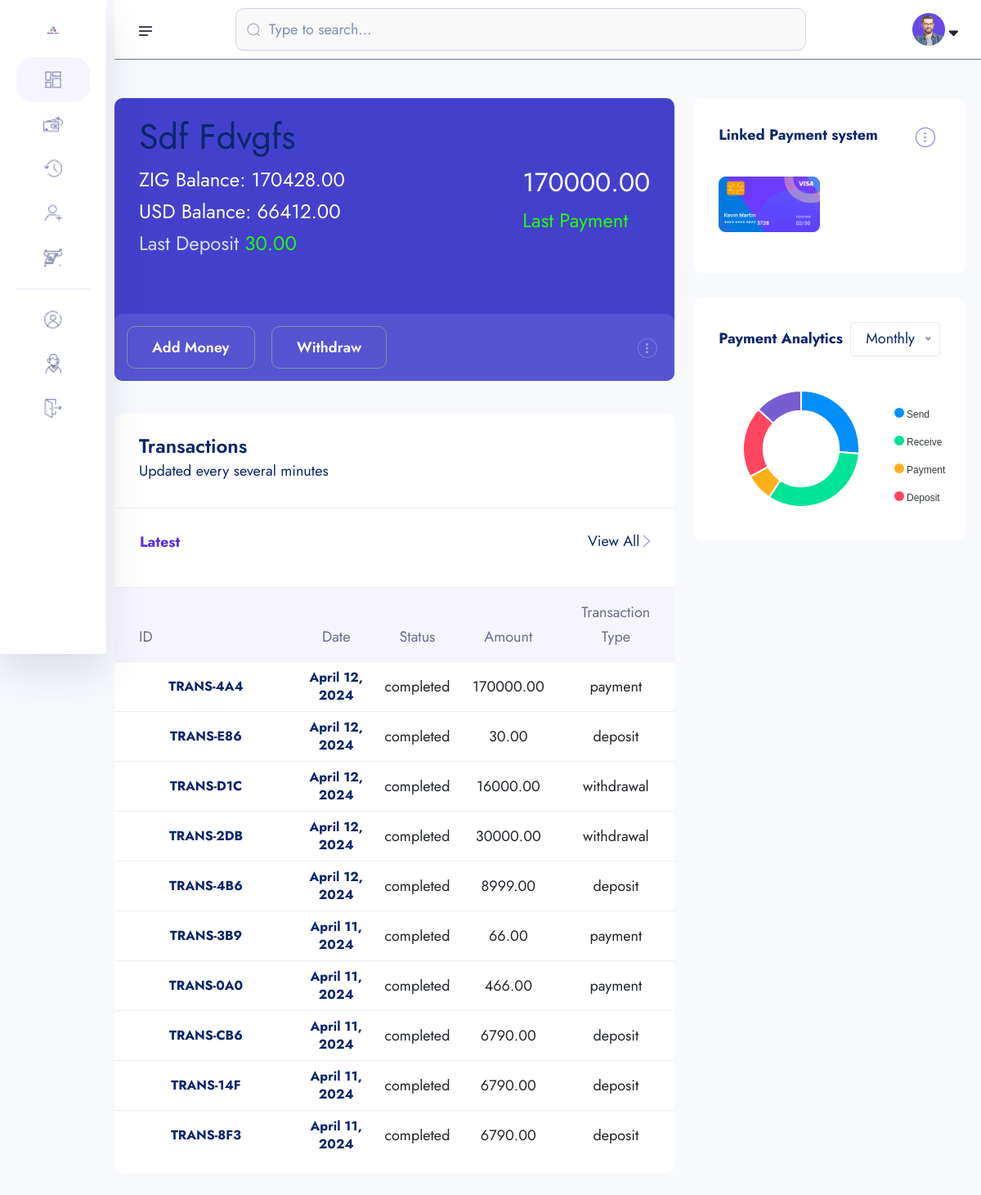
The app's page /dashboard_user (signed in) with its own data.
### smartnfc/models.py (models this page shows, shortened)
class Account(models.Model):
    full_name = models.CharField(max_length=100, blank=True)
    username = models.CharField(max_length=50, unique=True, blank=True)
    user = models.OneToOneField(User, on_delete=models.CASCADE, blank=True)
    documents = models.FileField(upload_to='documents/', blank=True)
    approval_status = models.BooleanField(default=False)

class Wallet(models.Model):
    account_name = models.CharField(max_length=8, unique=True, blank=True)
    currency = models.CharField(max_length=50, blank=True)
    date_added = models.DateField(auto_now_add=True)
    dual_account = models.CharField(max_length=50, unique=False, blank=True)
    amount_zig = models.DecimalField(max_digits=10, decimal_places=2, blank=True)
    amount_usd = models.DecimalField(max_digits=10, decimal_places=2, blank=True)
    cell_number = models.CharField(max_length=15, blank=True)
    user = models.ForeignKey(User, on_delete=models.CASCADE, blank=True)
    created_by = models.ForeignKey(User, on_delete=models.CASCADE, related_name='created_wallets', blank=True)
    date = models.DateField(default=timezone.now, blank=True)

class Transaction(models.Model):
    TRANSACTION_CHOICES = (
        ('withdrawal', 'Withdrawal'),
        ('deposit', 'Deposit'),
        ('payment', 'Payment'),
        ('credit', 'Credit'),
    )
    date = models.DateField(default=timezone.now, blank=True)
    comment = models.TextField(blank=True)
    trans_id = models.CharField(max_length=50, unique=True, blank=True)
    amount = models.DecimalField(max_digits=10, decimal_places=2, blank=True)
    currency = models.CharField(max_length=50, blank=True)
    user = models.ForeignKey(User, on_delete=models.CASCADE, blank=True)
    transaction_type = models.CharField(max_length=20, choices=TRANSACTION_CHOICES, blank=True)
    status = models.CharField(max_length=20,blank=True)

### smartnfc/views.py (the view)
# urls.py: path('dashboard_user', views.user_dashboard, name='dashboard_user'),
def user_dashboard(request):
    current_user = request.user
    user_wallet = Wallet.objects.filter(user=current_user).first()
    user_transactions = Transaction.objects.filter(user=current_user).order_by('-id')[:10]
    user_transactionz = Transaction.objects.filter(user=current_user)
    user_account = Account.objects.filter(user=current_user).first()
    payment = Transaction.objects.filter(user=current_user).filter(transaction_type="payment").order_by('-id')[:1]
    for x in payment:
        print(x.amount)
    deposit= user_transactionz.filter(transaction_type="deposit").order_by('-id')[:1]
    for x in deposit:
        print(x.amount)
    context = {
        'wallet': user_wallet,
        'transactions': user_transactions,
        'account': user_account,
        'payment': payment.first(),
        'deposit': deposit.first()
    }
    return render(request, 'dashboard.html',context)

### templates/dashboard.html (shortened to what this page needs)
{% load static %} {% load static i18n %}
<!doctype html>
<html lang="en">
<head>
    <link rel="stylesheet" href="{% static 'assets/css/bootstrap.min.css' %}">
    <link rel="stylesheet" href="{% static 'assets/css/fontawesome.min.css' %}">
    <link rel="stylesheet" href="{% static 'assets/css/jquery-ui.css' %}">
    <link rel="stylesheet" href="{% static 'assets/css/plugin/apexcharts.css' %}">
    <link rel="stylesheet" href="{% static 'assets/css/plugin/nice-select.css' %}">
    <link rel="stylesheet" href="{% static 'assets/css/arafat-font.css' %}">
    <link rel="stylesheet" href="{% static 'assets/css/plugin/animate.css' %}">
    <link rel="stylesheet" href="{% static 'assets/css/style.css' %}">
</head>
<body>
    <header class="header-section body-collapse">
        <div class="overlay">
            <div class="container-fruid">
                <div class="row d-flex header-area">
                    <div class="navbar-area d-flex align-items-center justify-content-between">
                        <div class="sidebar-icon">
                            <img src="{% static 'assets/images/icon/menu.png' %}" alt="icon">
                        </div>
                        <form action="#" class="flex-fill">
                            <div class="form-group d-flex align-items-center">
                                <img src="{% static 'assets/images/icon/search.png' %}" alt="icon">
                                <input type="text" placeholder="Type to search...">
                            </div>
                        </form>
                        <div class="dashboard-nav">
                            <div class="single-item user-area">
                                <div class="profile-area d-flex align-items-center">
                                    <span class="user-profile">
                                        <img src="{% static 'assets/images/avatar.png' %}" alt="User">
                                    </span>
                                    <i class="fa-solid fa-sort-down"></i>
                                </div>
                            </div>
                        </div>
                    </div>
                    <div class="sidebar-wrapper">
                        <div class="sidebar-logo">
                            <a href=""><img src="{% static 'assets/images/logo.png' %}" alt="logo"></a>
                        </div>
                        <ul>
                            <li class="active">
                                <a href="/dashboard_user">
                                    <img src="{% static 'assets/images/icon/dashboard.png' %}" alt="Dashboard"> <span>Dashboard</span>
                                </a>
                            </li>
                        </ul>
                        <ul>
                            <li class="">
                                <a href="/wallet">
                                    <img src="{% static 'assets/images/icon/pay.png' %}" alt="Dashboard"> <span>Credit</span>
                                </a>
                            </li>
                        </ul>
                        <ul>
                            <li class="">
                                <a href="/transcations">
                                    <img src="{% static 'assets/images/icon/transactions.png' %}" alt="Dashboard"> <span>Transactions</span>
                                </a>
                            </li>
                        </ul>
                        <ul>
                            <li class="">
                                <a href="/deposit">
                                    <img src="{% static 'assets/images/icon/recipients.png' %}" alt="Dashboard"> <span>Deposit Money</span>
                                </a>
                            </li>
                        </ul>
                        <ul>
                            <li class="">
                                <a href="/withdraw">
                                    <img src="{% static 'assets/images/icon/withdraw.png' %}" alt="Dashboard"> <span>Withdraw Money</span>
                                </a>
                            </li>
                        </ul>
                        <ul class="bottom-item">
                            <li>
                                <a href="/account">
                                    <img src="{% static 'assets/images/icon/account.png' %}" alt="Account"> <span>Account</span>
                                </a>
                            </li>
                            <li>
                                <a href="">
                                    <img src="{% static 'assets/images/icon/support.png' %}" alt="Support"> <span>Support</span>
                                </a>
                            </li>
                            <li>
                                <a href="/logout">
                                    <img src="{% static 'assets/images/icon/quit.png' %}" alt="Quit"> <span>Quit</span>
                                </a>
                            </li>
                        </ul>
                        <div class="pt-120">
                        </div>
                    </div>
                </div>
            </div>
        </div>
    </header>
    <section class="dashboard-section body-collapse">
        <div class="overlay pt-120">
            <div class="container-fruid">
                <div class="row">
                    <div class="col-xl-8 col-lg-7">
                        <div class="section-content">
                            <div class="acc-details">
                                <div class="top-area">
                                    <div class="left-side">
                                        <h3 class="text-capitalize">{{account.full_name}}</h5>
                                        <h5 class="mt-2">ZIG Balance: {{wallet.amount_zig}}</h5>
                                        <h5 class="mt-2">USD Balance: {{wallet.amount_usd}}</h5>
                                        <h5 class=" mt-2 receive">Last Deposit <span>{{deposit.amount}}</span></h5>
                                    </div>
                                    <div class="right-side">
                                        <div class="right-bottom">
                                            <h4>{{payment.amount}}</h4>
                                            <h5>Last Payment</h5>
                                        </div>
                                    </div>
                                </div>
                                <div class="bottom-area">
                                    <div class="left-side">
                                        <a href="/deposit" class="cmn-btn">Add Money</a>
                                        <a href="/withdraw" class="cmn-btn">Withdraw</a>
                                    </div>
                                    <div class="right-side">
                                        <div class="dropdown-area">
                                            <button type="button" id="dropdownMenuButton1" data-bs-toggle="dropdown" aria-expanded="false">
                                                <img src="{% static 'assets/images/icon/option.png' %}" alt="icon">
                                            </button>
                                        </div>
                                    </div>
                                </div>
                            </div>
                            <div class="transactions-area mt-40">
                                <div class="section-text">
                                    <h5>Transactions</h5>
                                    <p>Updated every several minutes</p>
                                </div>
                                <div class="top-area d-flex align-items-center justify-content-between">
                                    <ul class="nav nav-tabs" role="tablist">
                                        <li class="nav-item" role="presentation">
                                            <button class="nav-link active" id="latest-tab" data-bs-toggle="tab"
                                                data-bs-target="#latest" type="button" role="tab" aria-controls="latest"
                                                aria-selected="true">Latest</button>
                                        </li>
                                    </ul>
                                    <div class="view-all d-flex align-items-center">
                                        <a href="/transcations">View All</a>
                                        <img src="{% static 'assets/images/icon/right-arrow.png' %}" alt="icon">
                                    </div>
                                </div>
                                <div class="tab-content mt-40">
                                    <div class="tab-pane fade show active" id="latest" role="tabpanel"
                                        aria-labelledby="latest-tab">
                                        <div class="table-responsive">
                                            <table class="table">
                                                <thead>
                                                    <tr>
                                                        <th scope="col">ID</th>
                                                        <th scope="col">Date</th>
                                                        <th scope="col">Status</th>
                                                        <th scope="col">Amount</th>
                                                        <th scope="col">Transaction Type</th>
                                                    </tr>
                                                </thead>
                                                <tbody>
                                                    {% for tran in transactions %}
                                                    <tr class="transaction-row" data-id="{{ tran.trans_id }}">
                                                        <td> <p class="mdr">{{ tran.trans_id }}</p></td>
                                                        <td class="transaction-date"><p class="mdr">{{ tran.date }}</p></td>
                                                        <td class="transaction-status"><p ccd lass="mdr"></p>{{ tran.status }}</p></td>
                                                        <td class="transaction-amount"><p class="mdr"></p>{{ tran.amount }}</p></td>
                                                        <td class="transaction-type"><p class="mdr"></p>{{ tran.transaction_type }}</p></td>
                                                    </tr>
                                                    {% endfor %}
                                                </tbody>
                                            </table>
                                        </div>
                                    </div>
                                </div>
                            </div>
                        </div>
                    </div>
                    <div class="col-xl-4 col-lg-5">
                        <div class="side-items">
                            <div class="single-item">
                                <div class="section-text d-flex align-items-center justify-content-between">
                                    <h6>Linked Payment system</h6>
                                    <div class="right-side">
                                        <div class="dropdown-area">
                                            <button type="button" id="dropdownMenuButton1" data-bs-toggle="dropdown" aria-expanded="false">
                                                <img src="{% static 'assets/images/icon/option.png' %}" alt="icon">
                                            </button>
                                        </div>
                                    </div>
                                </div>
                                <div class="row">
                                    <div class="col-6">
                                        <div class="single-card">
                                            <button type="button" class="reg w-100" data-bs-toggle="modal"
                                                data-bs-target="#cardMod">
                                                <img src="{% static 'assets/images/visa-card.png' %}" alt="image" class="w-100">
                                            </button>
                                        </div>
                                    </div>
                                </div>
                            </div>
                            <div class="single-item">
                                <div class="section-text d-flex align-items-center justify-content-between">
                                    <h6>Payment Analytics</h6>
                                    <div class="select-box">
                                    </div>
                                </div>
                                <div id="chart"></div>
                            </div>
                        </div>
                    </div>
                </div>
            </div>
        </div>
    </section>
</body>
</html>

### records on screen
Account: full_name "Sdf Fdvgfs"
Wallet: amount_zig "170428.00", amount_usd "66412.00"
Transaction: amount "30.00", trans_id "TRANS-E86", date "April 12, 2024", status "completed", transaction_type "deposit"
Transaction: amount "170000.00", trans_id "TRANS-4A4", date "April 12, 2024", status "completed", transaction_type "payment"
Transaction: trans_id "TRANS-D1C", date "April 12, 2024", status "completed", amount "16000.00", transaction_type "withdrawal"
Transaction: trans_id "TRANS-2DB", date "April 12, 2024", status "completed", amount "30000.00", transaction_type "withdrawal"
Transaction: trans_id "TRANS-4B6", date "April 12, 2024", status "completed", amount "8999.00", transaction_type "deposit"
Transaction: trans_id "TRANS-3B9", date "April 11, 2024", status "completed", amount "66.00", transaction_type "payment"
Transaction: trans_id "TRANS-0A0", date "April 11, 2024", status "completed", amount "466.00", transaction_type "payment"
Transaction: trans_id "TRANS-CB6", date "April 11, 2024", status "completed", amount "6790.00", transaction_type "deposit"
Transaction: trans_id "TRANS-14F", date "April 11, 2024", status "completed", amount "6790.00", transaction_type "deposit"
Transaction: trans_id "TRANS-8F3", date "April 11, 2024", status "completed", amount "6790.00", transaction_type "deposit"
